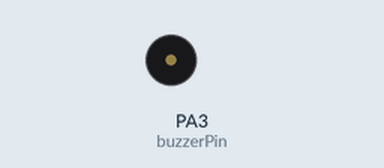
Recording of a program running on a simulated STM32 Black Pill. Parts: buzzer (waves = sounding).

Above: at 0.3 s.
At 8.3 s:
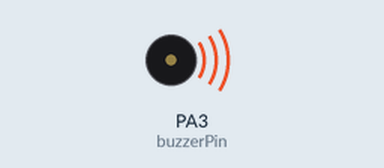
Timing chart, 0 to 9.6 s (numbered marks = the images above):
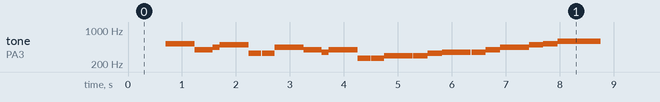

The program:

main.cpp
```cpp
#include <Arduino.h>

#define qn 800*2/3
#define dqn 1200*2/3
#define de 500*2/3
#define en 360*2/3
#define enn 400*2/3
#define sn 200*2/3

/*void setup() {
  pinMode(PB1, OUTPUT);
}

void loop() {
  digitalWrite(PB1, HIGH);
  delay(500);
  digitalWrite(PB1, LOW);
  delay(500);
}*/
const int a = 220;
const int b = 233;
const int c = 261;
const int d = 294;
const int e = 329;
const int f = 349;
const int g = 392;
const int aH = 440;
const int bH = 494;
const int cH = 523;
const int dH = 587;
const int eH = 659;
const int fH = 698;
const int gH = 784;
const int aHH = 880;

const int buzzerPin = PA3;
const int ledPin1 = 12;
const int ledPin2 = 13;

int counter = 0;

void firstSection();

void setup()
{
  //Setup pin modes
  pinMode(buzzerPin, OUTPUT);
}

void loop()
{
  delay(700);
  firstSection();
  delay(6000);
}

void beep(int note, int duration)
{
  //Play tone on buzzerPin
  tone(buzzerPin, note, duration);
  delay(duration);
  noTone(buzzerPin);
}

void firstSection()
{
  beep(cH, qn);
  beep(g, de);
  beep(aH, sn);
  beep(bH, qn);
  beep(e, en);
  delay(10);
  beep(e, en);
  beep(aH, qn);
  beep(g, de);
  beep(f, sn);
  beep(g, qn);
  beep(c, en);
  delay(10);
  beep(c, en);
  beep(d, qn);
  delay(10);
  beep(d, enn);
  beep(e, enn);
  beep(f, qn);
  delay(10);
  beep(f, enn);
  beep(g, enn);
  beep(aH, qn);
  beep(bH, enn);
  beep(cH, enn);
  beep(dH, dqn);

  //beep(, );
}
```

Measured:
- by itself, tone on PA3 (buzzerPin): plays 523 Hz for 0.53 s, 392 Hz for 0.33 s, 440 Hz for 0.13 s, 494 Hz for 0.53 s, 329 Hz for 0.24 s, 329 Hz for 0.24 s … (198 notes in this stretch)
